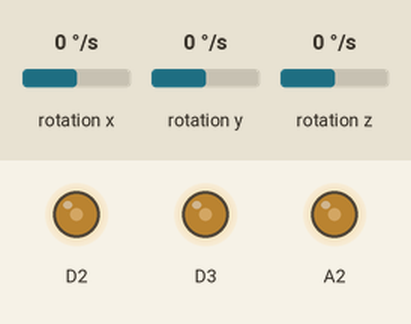
Recording of a sketch running on a simulated Arduino Nano 33 IoT. On the bench: output pins drawn as LEDs (lit = HIGH). The inputs (shaded band) are chosen by the test bench; at power-on: rotation x 0 °/s, rotation y 0 °/s, rotation z 0 °/s. Nothing arrives over Bluetooth unless stated; a phone connects over Bluetooth LE 3 s after start; what the sketch prints to the serial monitor is not drawn.

Above: at 1.2 s.
1.3 s: rotation x set to -192 °/s
4.3 s: rotation y set to 100 °/s
At 5.3 s:
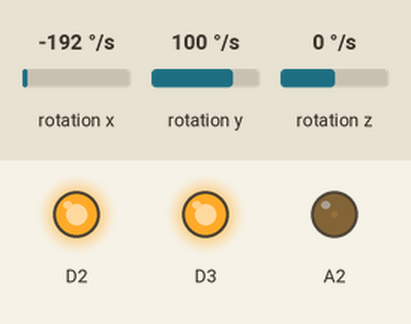
5.8 s: rotation x set to 0 °/s
At 6.5 s:
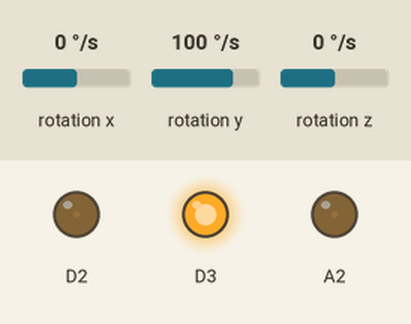
7.3 s: rotation z set to -192 °/s
At 7.6 s:
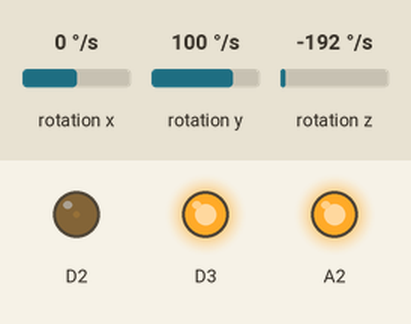
8.8 s: rotation y set to 0 °/s
At 10.0 s:
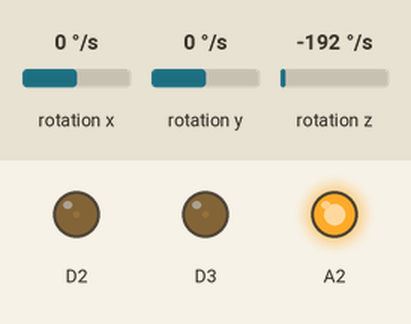
10.3 s: rotation x set to -100 °/s
At 11.1 s:
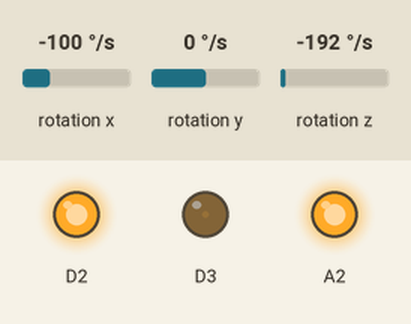
Timing chart, 0 to 12.8 s (numbered marks = the images above; inputs shaded):
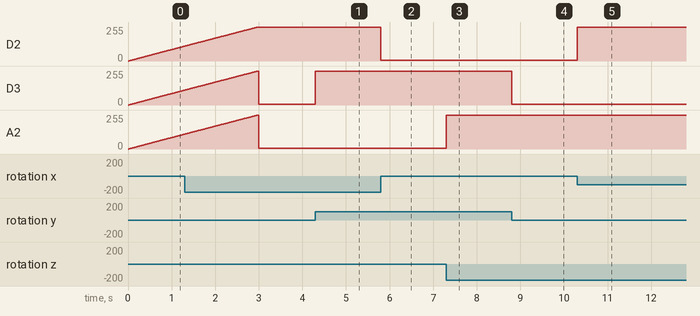

The sketch:

arduino_treeShadowLamp.ino
```cpp
/**************************************************************************
  Accelerometer data via bluetooth LE
  Uses Arduino LSM6DS3 library example (by Riccardo Rizzo): https://www.arduino.cc/en/Reference/ArduinoLSM6DS3
  Tom Igoe's AS7341_Spectrometer_BLE: https://github.com/tigoe/LightProjects/blob/35061270d781354512571693dad21837ac4fc612/spectrometers/AS7341/AS7341_Spectrometer_BLE/AS7341_Spectrometer_BLE.ino
  Visualize Gravitation Effect with Neopixel Ring and Accelerometer: https://petervojtek.github.io/diy/2015/01/24/neopixel-gravitation.html
  created 20 Feb 2022
  modified 04 March 2022
  by I-Jon Hsieh
 **************************************************************************/

#include <Arduino_LSM6DS3.h>
#include <ArduinoBLE.h>

/*
  generate uuid for service in terminal by uuidgen
  replace 0000 with higher values (0001 ...)
*/
char serviceUuid[] = "3922BB2E-0000-4C31-B690-5EE7074ABC1F";
char characteristicUuidGyroscope[] = "3922BB2E-0001-4C31-B690-5EE7074ABC1F";
const int readingLengthGyroscope = 23; //-180.00,-180.00,-180.00
char bleName[] = "treeShadowLamp"; //name the device
String gxyz; //gyroscope data in string

BLEService bleService(serviceUuid);
BLECharacteristic gyroCharacteristic(characteristicUuidGyroscope, BLERead | BLENotify,  readingLengthGyroscope);

/* unused feature-----------
  char characteristicUuidAccelerometer[] = "3922BB2E-0002-4C31-B690-5EE7074ABC1F";
  char characteristicUuidAngle[] = "3922BB2E-0003-4C31-B690-5EE7074ABC1F";
  const int readingLengthAccelerometer = 17; //-0.00,-0.00,-0.00
  String axyz; //acceleroemeter data in string
  int angle255;
  float angle;
  BLECharacteristic acceleroCharacteristic(characteristicUuidAccelerometer, BLERead | BLENotify,  readingLengthAccelerometer);
  BLEFloatCharacteristic angleCharacteristic(characteristicUuidAngle, BLERead | BLENotify);
*/
/*
  BLERead: ask the peripheral to send back the current value of the characteristic. Often used for characteristics that don't change very often, for example characteristics used for configuration, version numbers, etc.
  BLEWrite: modify the value of the characteristic. Often used for things that are like commands, for example telling the peripheral to turn a motor on or off.
  BLEIndicate and Notify: ask the peripheral to continuously send updated values of the characteristic, without the central having to constantly ask for it.
*/

float breathing = 0;
float breathingSpeed = 0.15;


void setup() {
  Serial.begin(9600);
  //  while (!Serial);

  if (!IMU.begin()) {
    Serial.println("IMU failed");
    while (1);
  }
  if (!BLE.begin()) {
    Serial.println("BLE failed");
    while (1);
  }

  gxyz = "0.00,0.00,0.00";
  /* not using
    axyz = "0.00,0.00,0.00";
    angle255 = 0;
  */

  BLE.setLocalName(bleName);
  BLE.setAdvertisedService(bleService);
  bleService.addCharacteristic(gyroCharacteristic);
  /*
    bleService.addCharacteristic(acceleroCharacteristic);
    bleService.addCharacteristic(angleCharacteristic);
  */
  BLE.addService(bleService);
  gyroCharacteristic.writeValue(gxyz.c_str());
  /*
    acceleroCharacteristic.writeValue(axyz.c_str());
    angleCharacteristic.writeValue(angle);
  */
  BLE.advertise();

  Serial.println("Bluetooth device ready, waiting for connections!");
}

void loop() {

  float gx, gy, gz; //gyroscope data

  /*
    float ax, ay, az; //accelerometer data

    //convert XY location to angle
    angle = atan(ay / ax) * 180 / 3.14;
    if (angle > 0.0) {
    if (ax < 0.0)
      angle += 180;
    }
    else {
    if (ay > 0.0)
      angle += 180;
    else
      angle += 360;
    }
    //  angle =floor(angle*100);


    if (IMU.accelerationAvailable()) {
    IMU.readAcceleration(ax, ay, az);
    }
  */

  if (IMU.gyroscopeAvailable()) {
    IMU.readGyroscope(gx, gy, gz);
  }

  //Gyriscope control LEDs
  float absGx = abs(gx) * 100;
  float absGy = abs(gy) * 100;
  float absGz = abs(gz) * 100;


  breathing += breathingSpeed;
  if (breathing >= 255 | breathing <= 0) {
    breathingSpeed = breathingSpeed * -1;
  }

  int breathingFloor = floor(breathing);

  int ledX = breathingFloor;
  int ledY = breathingFloor;
  int ledZ = breathingFloor;


  Serial.print("Gyroscope>> ");
  Serial.print("x: ");
  Serial.print(gx);
  Serial.print(",  y: ");
  Serial.print(gy);
  Serial.print(",  z: ");
  Serial.println(gz);
  /*
    Serial.print("Accelerometer>> ");
    Serial.print("x: ");
    Serial.print(ax);
    Serial.print(",  y: ");
    Serial.print(ay);
    Serial.print(",  z: ");
    Serial.println(az);
    Serial.println(angle);
  */

  //connect to ble===================
  BLEDevice central = BLE.central();
  if (central) {
    if (central.connected()) {

      //Gyriscope data---------
      String sGx = (String) gx;
      String sGy = (String) gy;
      String sGz = (String) gz;
      gxyz = sGx + "," + sGy + "," + sGz;
      gyroCharacteristic.writeValue(gxyz.c_str());

      /*
        //Accelerometer data---------
        String sAx = (String) ax;
        String sAy = (String) ay;
        String sAz = (String) az;
        axyz = sAx + "," + sAy + "," + sAz;
        acceleroCharacteristic.writeValue(axyz.c_str());

        angle255 = map(angle, 0, 36000, 0, 255);
        angleCharacteristic.writeValue(angle);
      */


      ledX = map(absGx, 0, 3000, 5, 255);
      ledY = map(absGy, 0, 3000, 5, 255);
      ledZ = map(absGz, 0, 3000, 5, 255);
    }
  }

  analogWrite(2, ledX);
  analogWrite(3, ledY);
  analogWrite(A2, ledZ);


}
```

Measured:
- after the input at 4.3 s, D3: 5/255 → 255/255 at once
- after the input at 5.8 s, D2: 255/255 → 5/255 at once
- after the input at 7.3 s, A2: 5/255 → 255/255 at once
- after the input at 8.8 s, D3: 255/255 → 5/255 at once
- after the input at 10.3 s, D2: 5/255 → 255/255 at once
- by itself, D3, A2: rises from 111/255 to 254/255 in 1.7 s, then falls to 5/255 in 0.04 s
